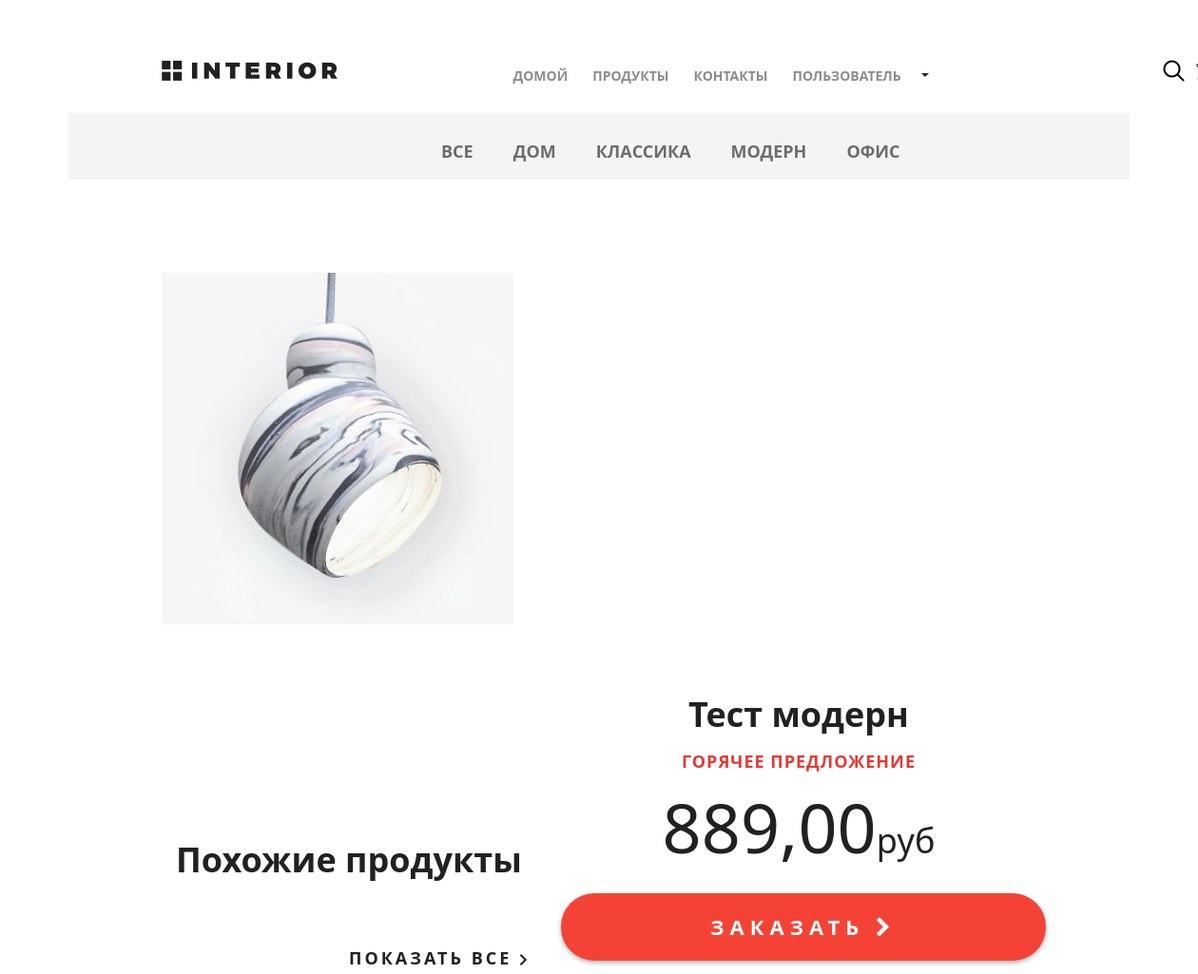
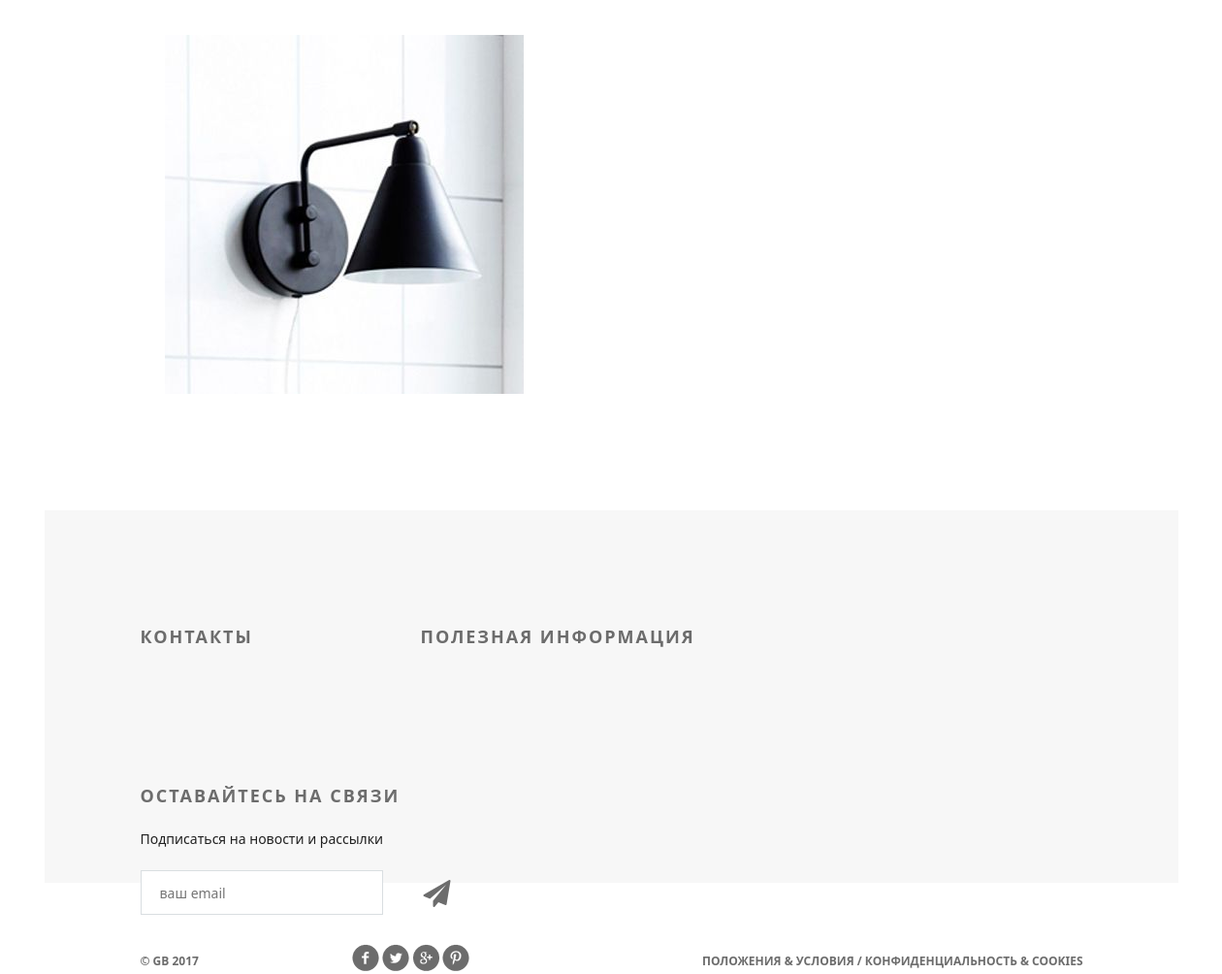
Screenshot of /products/ with the database file from the repository (2 pictures, top to bottom).
### mainapp/models.py (models this page shows, shortened)
class Category(models.Model):
    name = models.CharField(max_length=255, verbose_name='Название', unique=True)
    description = models.TextField(verbose_name='Описание')
    is_active = models.BooleanField(default=True, verbose_name='Активен')
    class Meta:
        verbose_name = 'категория'
        verbose_name_plural = 'категории'
        ordering = ('name', )    # Индексация по нужному полю # Сортировка по какому полю

class Product(models.Model):
    category = models.ForeignKey(Category, on_delete=models.CASCADE, verbose_name='Категория', related_name='products')
    name = models.CharField(max_length=255, verbose_name='Название')
    image = models.ImageField(upload_to='product', blank=True, null=True, verbose_name='Изображение')
    shot_desc = models.CharField(max_length=255, verbose_name='Краткое описание')
    description = models.TextField(verbose_name='Описание')
    price = models.DecimalField(max_digits=8, decimal_places=2, verbose_name='Цена')
    quantity = models.PositiveSmallIntegerField(default=0, verbose_name='Количество')
    is_active = models.BooleanField(default=True, verbose_name='Активен')
    class Meta:
        verbose_name = 'продукт'
        verbose_name_plural = 'продукты'

### mainapp/views.py (the view, shortened to what this page needs)
# urls.py: path('products/', include('mainapp.urls', namespace='products')),
def products(request, pk=None):
    links_menu = Category.objects.all()
    hot_product = get_hot_product()
    same_products = get_same_products(hot_product)
    context = {
        'links_menu': links_menu,
        'hot_product': hot_product,
        'same_products': same_products
    }
    return render(request, 'mainapp/products.html', context)

### mainapp/context_processors.py (called while the page is built)
def basket(request):
    print(f'context processor basket works')
    basket = []
    if request.user.is_authenticated:
        basket = Basket.objects.filter(user=request.user)
    return {
        'basket': basket,
        }

### mainapp/services.py (called while the page is built)
def get_hot_product():
    return Product.objects.all().order_by('?').first()  # выберается объект с Базы

def get_same_products(product):
    return Product.objects.filter(category=product.category).exclude(pk=product.pk)[:3]

### mainapp/templates/mainapp/products.html (shortened to what this page needs)
{% extends 'mainapp/base.html' %}
{% load static %}
{% block menu %}
		<div class="hero-white">
			<div class="header clearfix">
				{% include 'mainapp/includes/inc_main_menu.html' %}
			</div>
		</div>
{% endblock %}
{% block content %}
		<div class="details">
			<div class="links clearfix">
				{% include 'mainapp/includes/inc_products_menu.html' %}
			</div>
			<div class="details-products">
				<div class="details-slider">
					<div class="slider-product">
						<img src="/media/{{ hot_product.image }}">
					</div>
				</div>
				<div class="description">
					<h3 class="big-bold">{{ hot_product.name }}</h3>
					<h3 class="red">горячее предложение</h3>
					<p class="price">{{ hot_product.price|floatformat:2 }}<span>руб</span></p>
					<a href="{% url 'basket:add' hot_product.pk %}" class="red-button">
						заказать <i class="fa fa-chevron-right" aria-hidden="true"></i>
					</a>
				</div>
			</div>
			<div class="related">
				<div class="title clearfix">
					<h2>Похожие продукты</h2>
					<a class="explore" href="#">показать все <img src="{% static 'img/arrow.png' %}" alt=""></a>
				</div>
				<div class="related-products clearfix">
                    {% for product in same_products %}
					<div class="block">
						<a href="{% url 'products:product_item' product.pk %}"><img src="/media/{{ product.image }}" alt="">
						</a>
					</div>
                    {% endfor %}
				</div>
			</div>
		</div>
{% endblock %}

### mainapp/templates/mainapp/includes/inc_products_menu.html
<ul class="links-menu">
    <li>
        <a href="{% url 'products:product_list' 0 %}"
           {% if request.resolver_match.kwargs.pk == 0 %}class="active"{% endif %}>
            все
        </a>
    </li>
    {% for link_menu in links_menu %}
    <li>
        <a href="{% url 'products:product_list' link_menu.pk %}"
           {% if request.resolver_match.kwargs.pk == link_menu.pk %}class="active"{% endif %}>
            {{ link_menu.name }}
        </a>
    </li>
    {% endfor %}
</ul>

### static/css/style.css (style rules this page uses)
* { margin: 0; padding: 0; }
body { font-family: 'Montserrat', sans-serif; }
html, body { height: 100%; }
.clearfix:after { content: ""; display: block; clear: both; }
.explore { text-transform: uppercase; color: #212121; font-size: 18px; font-weight: 700; line-height: 24px; text-align: center; float: right; margin-top: 138px; letter-spacing: 3px; text-decoration: none; }
.big-bold { color: #212121; font-size: 36px; font-weight: 700; text-align: left; margin-bottom: 24px; line-height: 36px; }
.title { height: 152px; margin-right: 15px; }
.title h2 { float: left; margin-top: 118px; color: #212121; font-size: 36px; font-weight: 700; text-align: left; margin-left: 15px; }
.red { text-transform: uppercase; color: #e53935; font-size: 18px; font-weight: 700; text-align: left; letter-spacing: 1px; line-height: 17px; margin-bottom: 22px; }
.hero-white { background-color: #fff; height: 119px; padding-left: 98px; padding-right: 211px; position: relative; }
.links { height: 70px; background-color: #f4f4f4; position: relative; padding-left: 360px; }
.links-menu { margin: 27px auto 0px; position: absolute; }
.links-menu li { float: left; list-style-type: none; padding-right: 42px; }
.links-menu li a { text-decoration: none; color: #6c6c6c; font-size: 18px; font-weight: 700; text-transform: uppercase; }
.details-products { padding-left: 98px; padding-right: 98px; margin-top: 98px; height: 551px; }
.details-slider { width: 570px; float: left; margin-right: 30px; }
.slider-product { width: 570px; height: 400px; }
.description { width: 535px; float: right; padding-left: 35px }
.description .big-bold { color: #212121; font-size: 36px; font-weight: 700; text-align: center; margin-top: 47px; margin-bottom: 0px; }
.description .red { text-transform: uppercase; color: #e53935; font-size: 18px; font-weight: 700; text-align: center; letter-spacing: 1px; line-height: 17px; margin-top: 23px; margin-bottom: 36px; }
.description .price { color: #212121; font-size: 72px; font-weight: 300; line-height: 48px; text-align: center; }
.description .price span { color: #212121; font-size: 36px; font-weight: 300; line-height: 48px; text-align: center; }
.red-button { display: block; height: 71px; width: 510px; border-radius: 35px; background-color: #f44336; text-align: center; text-transform: uppercase; text-decoration: none; color: #ffffff; font-size: 22px; font-weight: 700; line-height: 24px; box-shadow: 0px 2px 4.85px 0.15px rgba(33, 33, 33, 0.35); line-height: 70px; letter-spacing: 6px; margin-top: 31px; }
.related { padding: 0px 98px; }
.related .title { height: 143px; margin-right: 0; }
.related .title h2 { margin-top: 45px; }
.related .title .explore { margin-top: 62px; }
.related-products { margin-bottom: 120px; }
.related-products .block a img { float: left; }
.related-products .block { float: left; margin-right: 30px; display: block; height: 370px; width: 370px; position: relative; }

### rows the page displays
Category: name "ДОМ"
Category: name "КЛАССИКА"
Category: name "МОДЕРН"
Category: name "ОФИС"
Product: image (picture), name "Тест модерн", price "889,00"
Product: image (picture)
